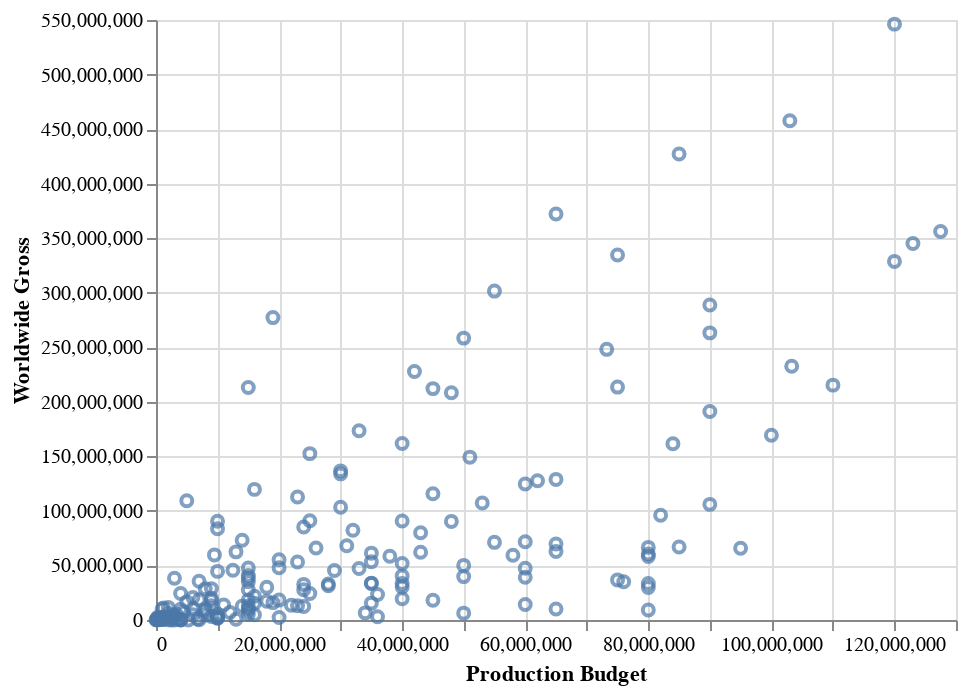

Here is the notebook cell this chart was saved with:
### Code cell
alt.Chart(movies_2000).mark_point().encode(
    alt.X('Production Budget'),
    alt.Y('Worldwide Gross')
)

### Figure 1 — Vega-Lite specification as saved in the notebook (floating-point values rounded to 4 significant figures; data arrays with more than 128 entries replaced by an {"elided": "..."} marker saying what was removed)
{"config": {"view": {"continuousWidth": 400, "continuousHeight": 300}}, "data": {"name": "data-48a4aa74b647899b30880ba98f0f775b"}, "mark": "point", "encoding": {"x": {"type": "quantitative", "field": "Production Budget"}, "y": {"type": "quantitative", "field": "Worldwide Gross"}}, "$schema": "https://vega.github.io/schema/vega-lite/v4.8.1.json", "datasets": {"data-48a4aa74b647899b30880ba98f0f775b": {"elided": "188 records"}}}
